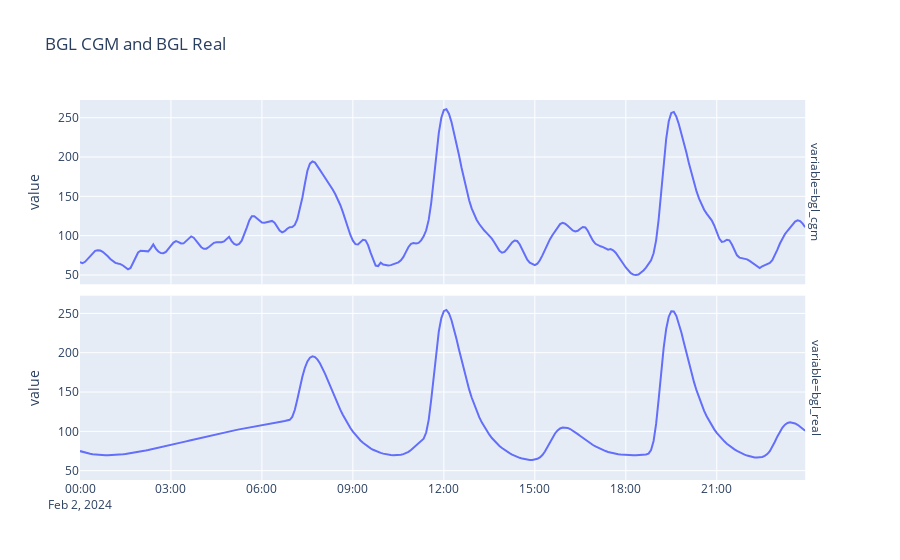

This figure's notebook cell:
### Markdown cell above
### Change Dectection Using MovingWindow and CUSUM

### Code cell
from skchange.change_detectors import MovingWindow
from skchange.change_scores import CUSUM
import plotly.express as px
from utils import plot_multivariate_time_series
from utils import plot_changepoint_illustration
from utils import add_changepoint_vlines
from utils import add_segmentation_vrects

plot_df = (
    df_single_day[['bgl_cgm', 'bgl_real']].stack()
    .reset_index()
    .rename({"level_0": "date", "level_1": "variable", 0: "value"}, axis=1)
)
fig = px.line(plot_df, x="date", y="value", facet_row="variable", title="BGL CGM and BGL Real")
fig.update_layout(showlegend=False, xaxis_title=None)

### Figure 1 — Plotly figure (JSON) as saved in the notebook; plotly's stock layout.template omitted (floating-point values rounded to 4 significant figures; data arrays with more than 128 entries replaced by an {"elided": "..."} marker saying what was removed)
{"data": [{"hovertemplate": "variable=bgl_cgm<br>date=%{x}<br>value=%{y}<extra></extra>", "legendgroup": "", "line": {"color": "#636efa", "dash": "solid"}, "marker": {"symbol": "circle"}, "mode": "lines", "name": "", "orientation": "v", "showlegend": false, "type": "scatter", "x": {"elided": "288 str values"}, "xaxis": "x2", "y": {"elided": "288 float values"}, "yaxis": "y2"}, {"hovertemplate": "variable=bgl_real<br>date=%{x}<br>value=%{y}<extra></extra>", "legendgroup": "", "line": {"color": "#636efa", "dash": "solid"}, "marker": {"symbol": "circle"}, "mode": "lines", "name": "", "orientation": "v", "showlegend": false, "type": "scatter", "x": {"elided": "288 str values"}, "xaxis": "x", "y": {"elided": "288 float values"}, "yaxis": "y"}], "layout": {"annotations": [{"font": {}, "showarrow": false, "text": "variable=bgl_real", "textangle": 90, "x": 0.98, "xanchor": "left", "xref": "paper", "y": 0.2425, "yanchor": "middle", "yref": "paper"}, {"font": {}, "showarrow": false, "text": "variable=bgl_cgm", "textangle": 90, "x": 0.98, "xanchor": "left", "xref": "paper", "y": 0.7575, "yanchor": "middle", "yref": "paper"}], "legend": {"tracegroupgap": 0}, "showlegend": false, "title": {"text": "BGL CGM and BGL Real"}, "xaxis": {"anchor": "y", "domain": [0, 0.98], "title": {}}, "xaxis2": {"anchor": "y2", "domain": [0, 0.98], "matches": "x", "showticklabels": false}, "yaxis": {"anchor": "x", "domain": [0, 0.485], "title": {"text": "value"}}, "yaxis2": {"anchor": "x2", "domain": [0.515, 1], "matches": "y", "title": {"text": "value"}}}}
